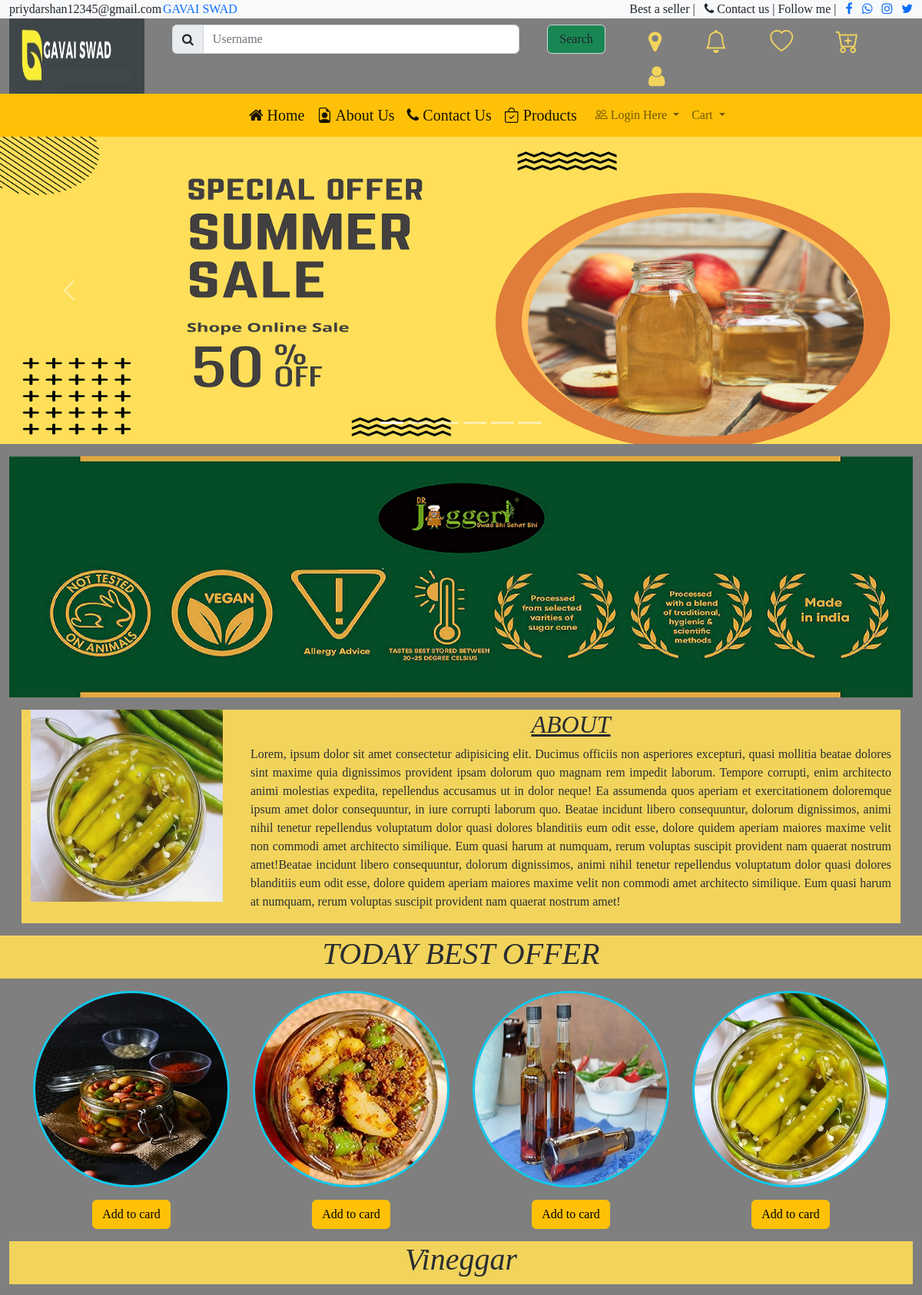
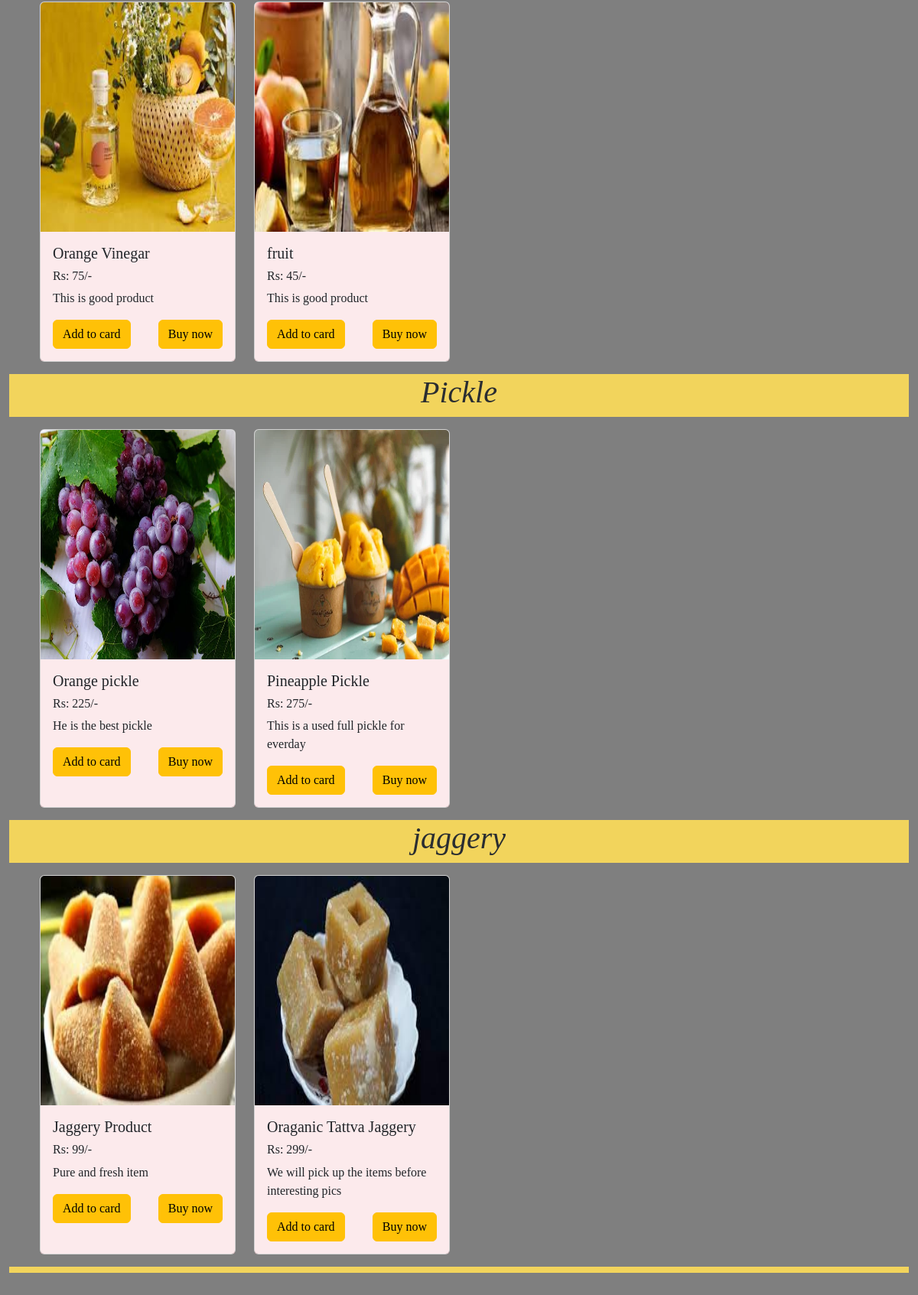
The page / (upper part) on the database its author committed (2 pictures, top to bottom).
### tables this page shows
CREATE TABLE `tbl_notification` (
  `sr_no` int(11) NOT NULL,
  `notification` varchar(200) NOT NULL,
  `date` varchar(20) NOT NULL
);

CREATE TABLE `tbl_category` (
  `cat_id` int(11) NOT NULL,
  `name` varchar(60) NOT NULL,
  `date` varchar(20) NOT NULL
);

CREATE TABLE `tbl_product` (
  `pro_id` int(11) NOT NULL,
  `pro_name` varchar(100) NOT NULL,
  `cat_id` int(11) NOT NULL,
  `file_name` varchar(200) NOT NULL,
  `total_unit` int(5) NOT NULL,
  `c_price` varchar(4) NOT NULL,
  `s_price` varchar(4) NOT NULL,
  `expiry` varchar(10) NOT NULL,
  `description` varchar(200) NOT NULL,
  `date` varchar(20) NOT NULL
);

### index.php (the view, shortened to what this page needs)
<?php
include("header.php");
include("admin/connection.php");
$query = "select * from tbl_category";
$res = mysqli_query($con, $query);
?>
    <div class="row">
      <div class="container-fluid p-0">
        <div id="carouselExampleIndicators" class="carousel slide" data-bs-ride="true">
          <div class="carousel-indicators">
            <button type="button" data-bs-target="#carouselExampleIndicators" data-bs-slide-to="0" class="active" aria-current="true" aria-label="Slide 1"></button>
            <button type="button" data-bs-target="#carouselExampleIndicators" data-bs-slide-to="1" aria-label="Slide 2"></button>
            <button type="button" data-bs-target="#carouselExampleIndicators" data-bs-slide-to="2" aria-label="Slide 3"></button>
            <button type="button" data-bs-target="#carouselExampleIndicators" data-bs-slide-to="3" aria-label="Slide 4"></button>
            <button type="button" data-bs-target="#carouselExampleIndicators" data-bs-slide-to="4" aria-label="Slide 5"></button>
            <button type="button" data-bs-target="#carouselExampleIndicators" data-bs-slide-to="5" aria-label="Slide 6"></button>
          </div>
          <div class="carousel-inner">
            <div class="carousel-item active">
              <img src="assets/images/banners/1.png" class="d-block w-100" alt="...">
            </div>
          </div>
          <button class="carousel-control-prev" type="button" data-bs-target="#carouselExampleIndicators" data-bs-slide="prev">
            <span class="carousel-control-prev-icon" aria-hidden="true"></span>
          </button>
          <button class="carousel-control-next" type="button" data-bs-target="#carouselExampleIndicators" data-bs-slide="next">
            <span class="carousel-control-next-icon" aria-hidden="true"></span>
          </button>
        </div>
      </div>
    </div>
    <div class="row mt-3">
      <div class="col-sm-12">
        <img src="assets/images/jaggery1.png" style="height:100%;width:100%;" alt="">
      </div>
    </div>
    <div class="row ravi m-3">
      <div class="col-sm-3">
        <img src="assets/images/img8.jpg" />
      </div>
      <div class="col-sm-9 ">
        <h2 align="center"><i><u>ABOUT</u></i></h2>
        <p style="text-align:justify">Lorem, ipsum dolor sit amet consectetur adipisicing elit. Ducimus officiis non asperiores excepturi, quasi mollitia beatae dolores sint maxime quia dignissimos provident ipsam dolorum quo magnam rem impedit laborum. Tempore corrupti, enim architecto animi molestias expedita, repellendus accusamus ut in dolor neque! Ea assumenda quos aperiam et exercitationem doloremque ipsum amet dolor consequuntur, in iure corrupti laborum quo. Beatae incidunt libero consequuntur, dolorum dignissimos, animi nihil tenetur repellendus voluptatum dolor quasi dolores blanditiis eum odit esse, dolore quidem aperiam maiores maxime velit non commodi amet architecto similique. Eum quasi harum at numquam, rerum voluptas suscipit provident nam quaerat nostrum amet!Beatae incidunt libero consequuntur, dolorum dignissimos, animi nihil tenetur repellendus voluptatum dolor quasi dolores blanditiis eum odit esse, dolore quidem aperiam maiores maxime velit non commodi amet architecto similique. Eum quasi harum at numquam, rerum voluptas suscipit provident nam quaerat nostrum amet!</p>
      </div>
    </div>
    <div class="row  mt-2 ravi">
      <h1 align="center"><cite>TODAY BEST OFFER</cite></h1>
    </div>
    <div class="row text-center best m-3">
      <div class="col-sm-3">
        <a href="#"><img src="assets/images/img10.jpg" class="rounded-circle border border-3 border-info" /></a>
        <button type="button" class="btn btn-warning mt-3">Add to card</button>
      </div>
      <div class="col-sm-3 ">
        <a href="#"><img src="assets/images/img11.jpg" class="rounded-circle border border-3 border-info" /></a>
        <button type="button" class="btn btn-warning mt-3">Add to card</button>
      </div>
      <div class="col-sm-3 ">
        <a href="#"><img src="assets/images/img5.jpg" class="rounded-circle border border-3 border-info" /></a>
        <button type="button" class="btn btn-warning mt-3">Add to card</button>
      </div>
      <div class="col-sm-3 ">
        <a href="#"><img src="assets/images/img8.jpg" class="rounded-circle border border-3 border-info" /></a>
        <button type="button" class="btn btn-warning mt-3">Add to card</button>
      </div>
    </div>
    <div class="container-fluid">
      <?php
      while ($row = mysqli_fetch_array($res)) {
      ?>
        <div class="row ravi mt-3">
          <h1 align="center"><cite><?php echo $row['name'];   ?></cite></h1>
        </div>
        <div class="row  m-3">
          <?php
          $cat_id = $row['cat_id'];
          $query2 = "select * from tbl_product where cat_id='$cat_id'";
          $res2 = mysqli_query($con, $query2);
          while ($row2 = mysqli_fetch_array($res2)) {
          ?>
            <div class="col-sm-3">
              <div class="card " style="height:100%;">
                <img src="admin/product/<?php echo $row2['file_name'];  ?>" class="card-img-top" alt="..." style="height: 300px;">
                <div class="card-body bg-danger bg-opacity-10">
                  <h5 class="card-title"><?php echo $row2['pro_name'];  ?></h5>
                  <h6 class="card-title">Rs: <?php echo $row2['s_price'];  ?>/-</h6>
                  <p class="card-text"><?php echo $row2['description'];  ?></p>
                  <a href="cart_code.php?pro_id=<?php echo $row2['pro_id']; ?>&cate_id=<?php echo $row2['cat_id'];?>" class="btn btn-warning">Add to card</a>
                  <a href="single.php?pro_id=<?php echo $row2['pro_id']; ?>" class="btn btn-warning float-end">Buy now</a>
                </div>
              </div>
            </div>
            <?php
          }
          ?>
          </div>
  <?php
      }
  ?>
  </div>
</body>
</html>

### header.php (shortened to what this page needs)
<!doctype html>
<html lang="en">
<head>
  <link href="assets/cs/bootstrap.css" rel="stylesheet" />
  <link href="assets/cs/style.css" rel="stylesheet" type="text/css" />
  <link rel="stylesheet" href="https://cdn.jsdelivr.net/npm/bootstrap-icons@1.9.1/font/bootstrap-icons.css">
  <link rel="stylesheet" href="https://cdnjs.cloudflare.com/ajax/libs/font-awesome/4.7.0/css/font-awesome.min.css">
</head>
<body>
  <div class="container-fluid">
    <div class="row sticky-top bg-light">
      <div class="col-sm-2 "> priydarshan12345@gmail.com</div>
      <?php
      $con = mysqli_connect("localhost", "root", "", "os");
      $query = "select * from tbl_notification order by sr_no desc limit 1";
      $notice = mysqli_query($con, $query);
      $notification = mysqli_fetch_array($notice);
      ?>
      <div class="col-sm-6 ">
        <marquee><span class="text-primary"><?php echo $notification['notification']; ?></span></marquee>
      </div>
      <div class="col-sm-4 text-end ">
        Best a seller |
        <i class="fa fa-phone ms-2"></i> Contact us
        | Follow me |
        <a href="#"><i class="fa fa-facebook ms-2"></i></a>
        <a href="#"><i class="fa fa-whatsapp ms-2"></i></a>
        <a href="#"><i class="fa fa-instagram ms-2"></i></a>
        <a href="#"><i class="fa fa-twitter ms-2"></i></a>
      </div>
    </div>
    <div class="row">
      <div class="col-sm-2">
        <img src="assets/images/logod.png" style="height: 100%; width:100%;" />
      </div>
      <div class="col-sm-6">
        <div class="row">
          <div class="col-sm-10">
            <nav class="navbar ">
              <form class="container-fluid">
                <div class="input-group">
                  <span class="input-group-text" id="basic-addon1"><i class="fa fa-search"></i></span>
                  <input type="text" class="form-control" placeholder="Username" aria-label="Username" aria-describedby="basic-addon1">
                </div>
              </form>
            </nav>
          </div>
          <div class="col-sm-2  mt-2">
            <input type="submit" value="Search" class="form-control bg-success" />
          </div>
        </div>
      </div>
      <div class="col-sm-4 mt-2" id="fafa">
        <a class="px-3 ms-3 abc " href="#">
          <i class="fa fa-map-marker" aria-hidden="true"></i>
          <a class="px-3 ms-3 abc " href="#">
            <i class="bi bi-bell"></i>
          </a>
          <a class="px-3 ms-3 abc" href="#">
            <i class="bi bi-heart"></i>
          </a>
          <a class="px-3 ms-3 abc" href="single.php">
            <i class="bi bi-cart-plus"></i>
          </a>
          <a class="px-3 ms-3 abc" href="login.php">
            <i class="fa fa-user"></i></a>
      </div>
    </div>
    <div class="row bg-warning sticky-top">
      <div class="col-sm-3"></div>
      <div class="col-sm-6">
        <nav class="navbar navbar-expand-lg ">
          <div class="container-fluid">
            <a class="navbar-brand" href="index.php"><i class="fa fa-home" aria-hidden="true"></i> Home</a>
            <a class="navbar-brand" href="about.php"><i class="bi bi-file-earmark-person"></i> About Us</a>
            <a class="navbar-brand" href="contact.php"><i class="fa fa-phone"></i> Contact Us</a>
            <a class="navbar-brand" href="products.php"><i class="bi bi-bag-check"></i> Products</a>
            <div class="collapse navbar-collapse" id="navbarNavDropdown">
              <ul class="navbar-nav">
                <li class="nav-item dropdown">
                  <a class="nav-link dropdown-toggle" href="header.php" role="button" data-bs-toggle="dropdown" aria-expanded="false"><i class="bi bi-people"></i>
                  <?php
                  if ($_SESSION['user']=="") {
                      echo 'Login Here';
                  } else {
                    echo 'Profile';
                  }
                    ?>
                  </a>
                </li>
                <li class="nav-item dropdown">
                  <a class="nav-link dropdown-toggle" href="#" role="button" data-bs-toggle="dropdown" aria-expanded="false">
                    Cart
                  </a>
                </li>
              </ul>
            </div>
          </div>
        </nav>
      </div>
      <div class="col-sm-3"></div>
    </div>

### assets/cs/style.css (style rules this page uses)
body { background:rgba(0,0,0,.5); font-family:Josefin Sans; }
#fafa { font-size:30px; }
.abc { text-decoration: none; color:#ffde59; opacity: 90%; }
.ravi { background-color: #ffde59; opacity: 90%; }
.best img { transition-duration: 1s; }

### rows shown on the page
tbl_notification: notification "GAVAI SWAD"
tbl_category: name "Vineggar"
tbl_product: file_name (picture), pro_name "Orange Vinegar", s_price "75", description "This is good product"
tbl_product: file_name (picture), pro_name "fruit", s_price "45", description "This is good product"
tbl_category: name "Pickle"
tbl_product: file_name (picture), pro_name "Orange pickle", s_price "225", description "He is the best pickle"
tbl_product: file_name (picture), pro_name "Pineapple Pickle", s_price "275", description "This is a used full pickle for everday"
tbl_category: name "jaggery"
tbl_product: file_name (picture), pro_name "Jaggery Product", s_price "99", description "Pure and fresh item"
tbl_product: file_name (picture), pro_name "Oraganic Tattva Jaggery", s_price "299", description "We will pick up the items before interesting pics"
